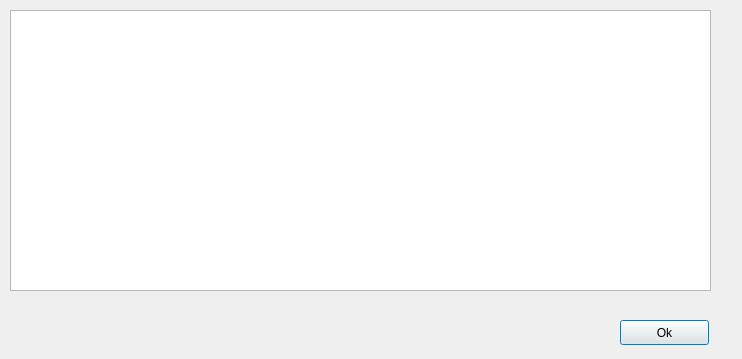
<?xml version="1.0" encoding="UTF-8"?>
<ui version="4.0">
 <class>HashMapTableView</class>
 <widget class="QDialog" name="HashMapTableView">
  <property name="geometry">
   <rect>
    <x>0</x>
    <y>0</y>
    <width>742</width>
    <height>359</height>
   </rect>
  </property>
  <property name="windowTitle">
   <string>Dialog</string>
  </property>
  <widget class="QTableWidget" name="tableWidget">
   <property name="geometry">
    <rect>
     <x>10</x>
     <y>10</y>
     <width>701</width>
     <height>281</height>
    </rect>
   </property>
  </widget>
  <widget class="QPushButton" name="btnOk">
   <property name="geometry">
    <rect>
     <x>620</x>
     <y>320</y>
     <width>89</width>
     <height>25</height>
    </rect>
   </property>
   <property name="text">
    <string>Ok</string>
   </property>
  </widget>
 </widget>
 <resources/>
 <connections/>
</ui>
